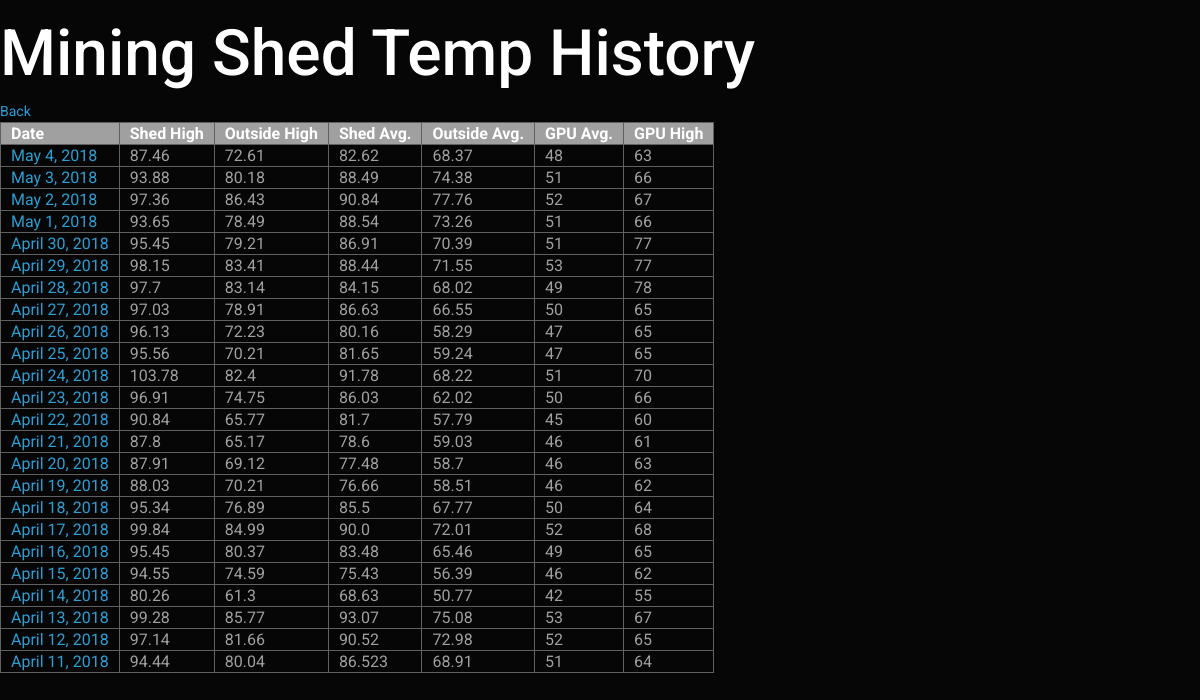
The page /history_list on the database as committed earlier.
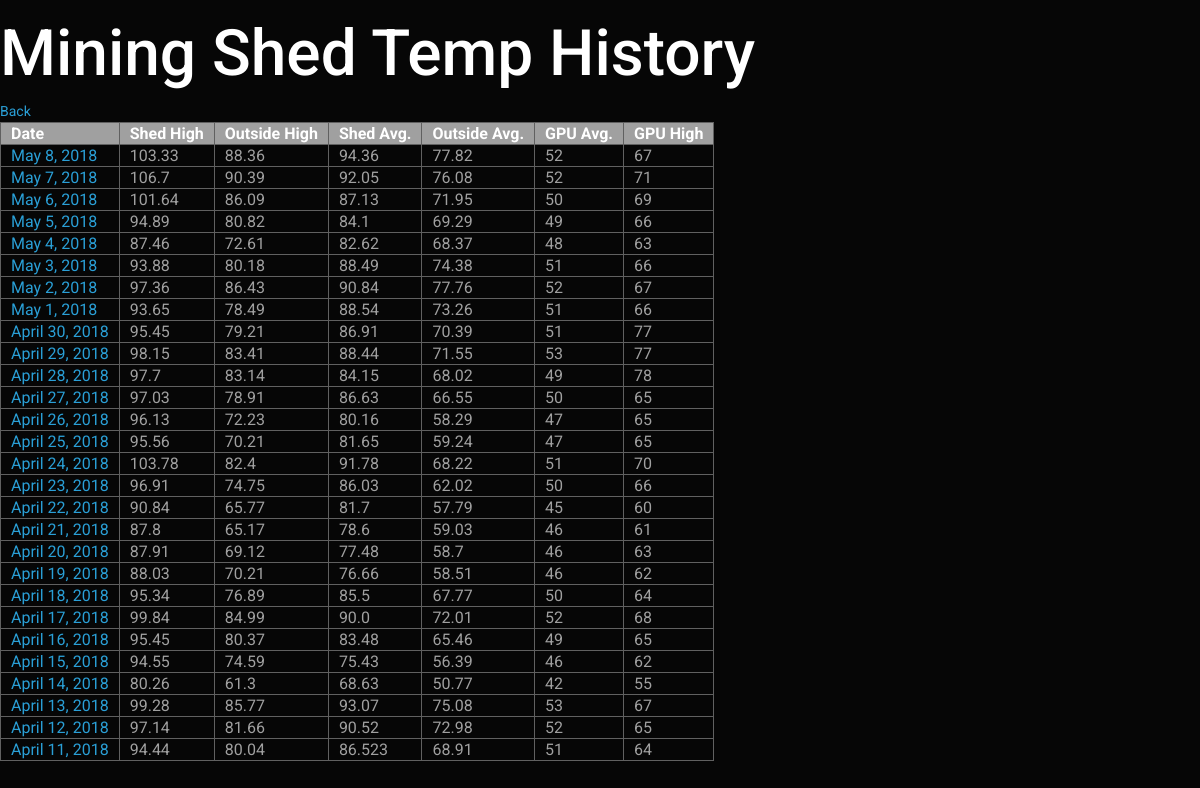
The same page on the database as committed later.
### temp/models.py (models this page shows)
class History(models.Model):
        class Meta:
                ordering = ['-date']
	date = models.DateField()
	avgshed = models.FloatField()
	highshed = models.FloatField()
        avgouts = models.FloatField()
	highouts = models.FloatField()
        avggpu = models.IntegerField()
        highgpu = models.IntegerField()
	starttime = models.DateTimeField()
        endtime = models.DateTimeField(default=timezone.now)
	def __str__(self):
		return self.date.strftime("%m/%d/%Y")

### temp/views.py (the view)
# urls.py: url(r'history_list', views.history_list, name='history_list'),
def history_list(request):
	historys = History.objects.all().order_by('-date')
	return render(request, 'temp/history_list.html', {'historys': historys})

### temp/templates/temp/history_list.html (shortened to what this page needs)
<html>
<head>
</head>
<link rel="stylesheet" href="https://bootswatch.com/4/cyborg/bootstrap.min.css">
<link rel="stylesheet" href="https://bootswatch.com/4/cyborg/bootstrap.css">
<body bgcolor="#000000">
<p>
<div>
 <h1><FONT COLOR="#FFFFFF">Mining Shed Temp History</FONT></h1>
</div>
<a href="..">Back</a>
<table>
 <tr>
  <th bgcolor="#A0A0A0">Date</th>
  <th bgcolor="#A0A0A0">Shed High</th>
  <th bgcolor="#A0A0A0">Outside High</th>
  <th bgcolor="#A0A0A0">Shed Avg.</th>
  <th bgcolor="#A0A0A0">Outside Avg.</th>
  <th bgcolor="#A0A0A0">GPU Avg.</th>
  <th bgcolor="#A0A0A0">GPU High</th>
 </tr>
{% for history in historys %}
 <tr>
  <td> <FONT COLOR="#A0A0A0"><a href="{% url 'history_graph' date=history.date %}">{{ history.date }}</a></FONT></td>
  <td> <FONT COLOR="#A0A0A0">{{ history.highshed }}</FONT></td>
  <td> <FONT COLOR="#A0A0A0">{{ history.highouts }}</FONT></td>
  <td> <FONT COLOR="#A0A0A0">{{ history.avgshed }}</FONT></td>
  <td> <FONT COLOR="#A0A0A0">{{ history.avgouts }}</FONT></td>
  <td> <FONT COLOR="#A0A0A0">{{ history.avggpu }}</FONT></td>
  <td> <FONT COLOR="#A0A0A0">{{ history.highgpu }}</FONT></td>
 </tr>
{% endfor %}
</table>
</html>

Rows that differ between the two databases and show on the page:
added History: date "May 8, 2018", highshed "103.33", highouts "88.36", avgshed "94.36", avgouts "77.82", avggpu "52", highgpu "67"
added History: date "May 7, 2018", highshed "106.7", highouts "90.39", avgshed "92.05", avgouts "76.08", avggpu "52", highgpu "71"
added History: date "May 6, 2018", highshed "101.64", highouts "86.09", avgshed "87.13", avgouts "71.95", avggpu "50", highgpu "69"
added History: date "May 5, 2018", highshed "94.89", highouts "80.82", avgshed "84.1", avgouts "69.29", avggpu "49", highgpu "66"
